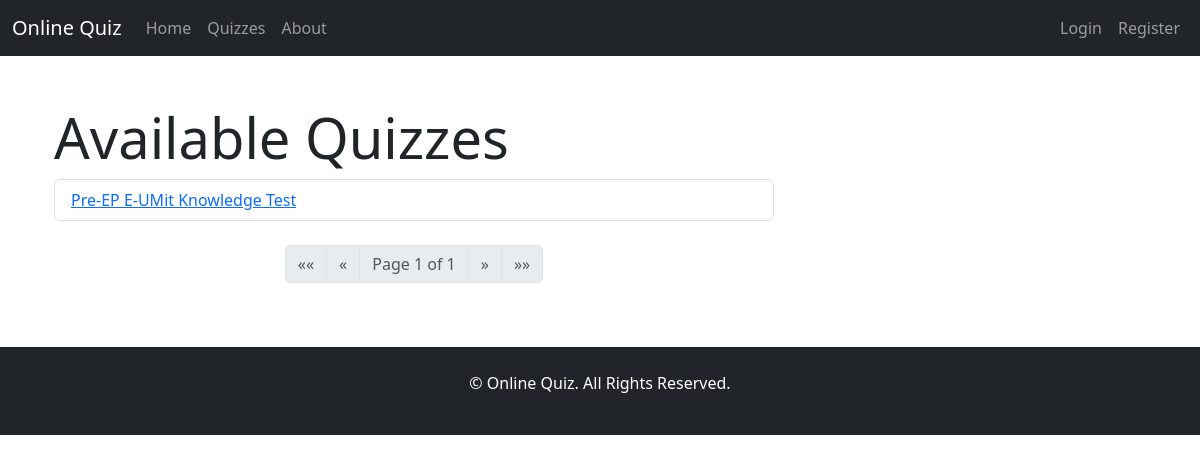
The page /quizzes/ on the database as committed earlier.
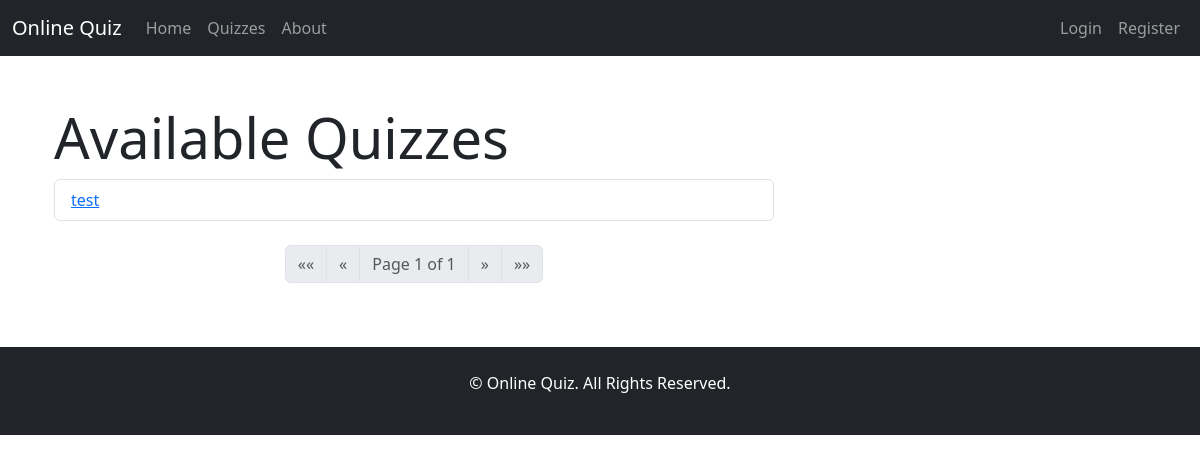
The same page on the database as committed later.
### quiz/models.py (models this page shows, shortened)
class Quiz(models.Model):
    title = models.CharField(max_length=200)
    description = models.TextField()

### quiz/views.py (the view)
# urls.py: path('quizzes/', views.quizzes_view, name='quizzes'),
def quizzes_view(request):
    quizzes_list = Quiz.objects.all().order_by('id')
    paginator = Paginator(quizzes_list, 10)  # Show 10 quizzes per page
    page_number = request.GET.get('page')
    page_obj = paginator.get_page(page_number)
    return render(request, 'quizzes.html', {'quizzes': page_obj})

### quiz/templates/quizzes.html (shortened to what this page needs)
{% extends "base.html" %}
{% block content %}
<div class="container-fluid">
    <div class="row">
        <div class="col-md-8 offset-md-0">
            <h1 class="display-4">Available Quizzes</h1>
            <ul class="list-group">
                {% for quiz in quizzes %}
                    <li class="list-group-item">
                        <a href="{% url 'quiz_detail' quiz.id %}">{{ quiz.title }}</a>
                    </li>
                {% empty %}
                    <li class="list-group-item">No quizzes available at the moment.</li>
                {% endfor %}
            </ul>
            <nav aria-label="Page navigation">
                <ul class="pagination justify-content-center mt-4">
                    {% if quizzes.has_previous %}
                        <li class="page-item">
                            <a class="page-link" href="?page=1" aria-label="First">
                                <span aria-hidden="true">&laquo;&laquo;</span>
                            </a>
                        </li>
                        <li class="page-item">
                            <a class="page-link" href="?page={{ quizzes.previous_page_number }}" aria-label="Previous">
                                <span aria-hidden="true">&laquo;</span>
                            </a>
                        </li>
                    {% else %}
                        <li class="page-item disabled">
                            <span class="page-link" aria-hidden="true">&laquo;&laquo;</span>
                        </li>
                        <li class="page-item disabled">
                            <span class="page-link" aria-hidden="true">&laquo;</span>
                        </li>
                    {% endif %}
                    <li class="page-item disabled">
                        <span class="page-link">Page {{ quizzes.number }} of {{ quizzes.paginator.num_pages }}</span>
                    </li>
                    {% if quizzes.has_next %}
                        <li class="page-item">
                            <a class="page-link" href="?page={{ quizzes.next_page_number }}" aria-label="Next">
                                <span aria-hidden="true">&raquo;</span>
                            </a>
                        </li>
                        <li class="page-item">
                            <a class="page-link" href="?page={{ quizzes.paginator.num_pages }}" aria-label="Last">
                                <span aria-hidden="true">&raquo;&raquo;</span>
                            </a>
                        </li>
                    {% else %}
                        <li class="page-item disabled">
                            <span class="page-link" aria-hidden="true">&raquo;</span>
                        </li>
                        <li class="page-item disabled">
                            <span class="page-link" aria-hidden="true">&raquo;&raquo;</span>
                        </li>
                    {% endif %}
                </ul>
            </nav>
        </div>
    </div>
</div>
{% endblock %}

Rows that differ between the two databases and show on the page:
removed Quiz: title "Pre-EP E-UMit Knowledge Test"
added Quiz: title "test"
